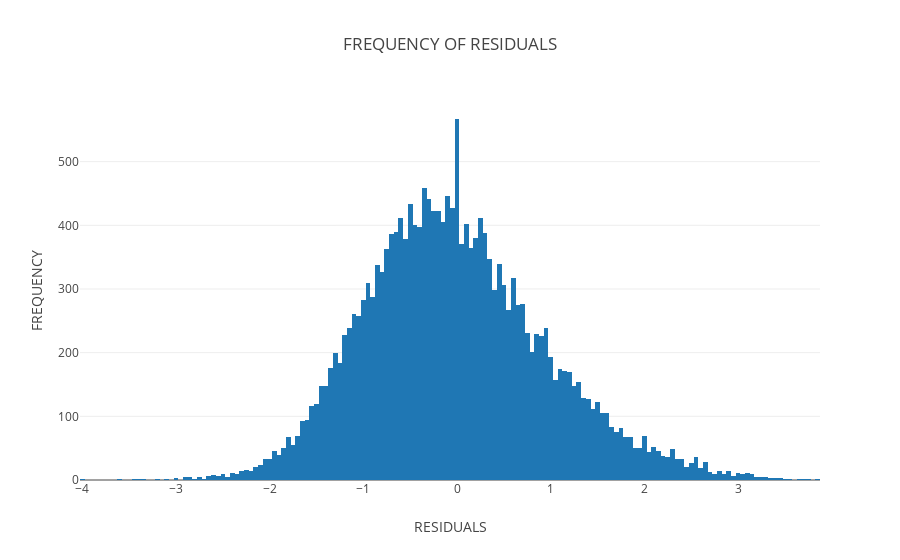

Notebook code for this chart:
### Code cell
data = [go.Histogram(x=df.est-df.r_ui)]
layout = go.Layout(
    title='FREQUENCY OF RESIDUALS',
    xaxis=dict(
        title='RESIDUALS'
    ),
    yaxis=dict(
        title='FREQUENCY'
    )
)
fig = go.Figure(data=data, layout=layout)
plot.iplot(fig, filename='histogram')

### Figure 1 — Plotly figure (JSON) as saved in the notebook; plotly's stock layout.template omitted (floating-point values rounded to 4 significant figures; data arrays with more than 128 entries replaced by an {"elided": "..."} marker saying what was removed)
{"data": [{"type": "histogram", "x": {"elided": "20000 float values"}}], "layout": {"title": "FREQUENCY OF RESIDUALS", "xaxis": {"title": "RESIDUALS"}, "yaxis": {"title": "FREQUENCY"}}}
